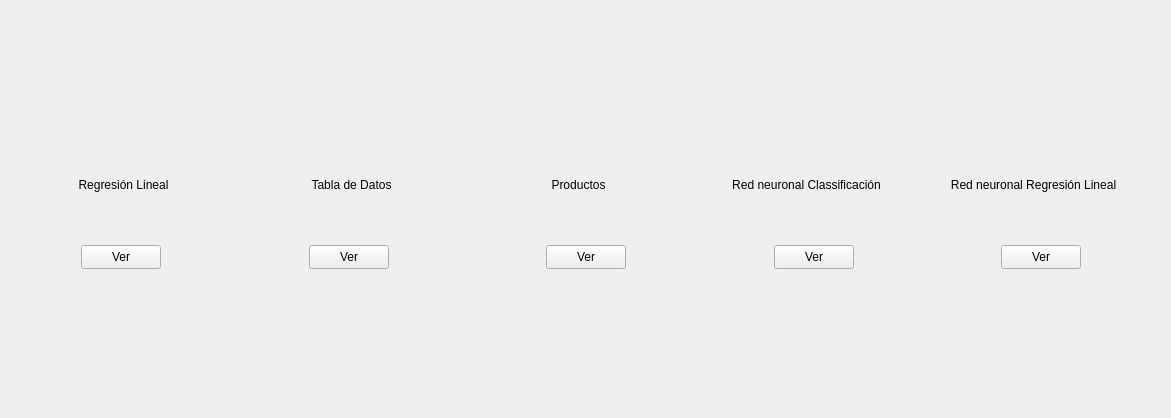
<?xml version="1.0" encoding="UTF-8"?>
<ui version="4.0">
 <class>Frame</class>
 <widget class="QFrame" name="Frame">
  <property name="geometry">
   <rect>
    <x>0</x>
    <y>0</y>
    <width>1171</width>
    <height>418</height>
   </rect>
  </property>
  <property name="sizePolicy">
   <sizepolicy hsizetype="Expanding" vsizetype="Expanding">
    <horstretch>0</horstretch>
    <verstretch>0</verstretch>
   </sizepolicy>
  </property>
  <property name="windowTitle">
   <string>Inicio</string>
  </property>
  <property name="layoutDirection">
   <enum>Qt::LeftToRight</enum>
  </property>
  <widget class="QWidget" name="widget_2" native="true">
   <property name="geometry">
    <rect>
     <x>0</x>
     <y>-30</y>
     <width>1131</width>
     <height>411</height>
    </rect>
   </property>
   <property name="sizePolicy">
    <sizepolicy hsizetype="Expanding" vsizetype="Expanding">
     <horstretch>0</horstretch>
     <verstretch>0</verstretch>
    </sizepolicy>
   </property>
   <layout class="QHBoxLayout" name="horizontalLayout_3">
    <item>
     <spacer name="horizontalSpacer">
      <property name="orientation">
       <enum>Qt::Horizontal</enum>
      </property>
      <property name="sizeHint" stdset="0">
       <size>
        <width>40</width>
        <height>20</height>
       </size>
      </property>
     </spacer>
    </item>
    <item>
     <widget class="QWidget" name="widget" native="true">
      <property name="enabled">
       <bool>true</bool>
      </property>
      <property name="minimumSize">
       <size>
        <width>200</width>
        <height>300</height>
       </size>
      </property>
      <property name="maximumSize">
       <size>
        <width>200</width>
        <height>300</height>
       </size>
      </property>
      <property name="cursor">
       <cursorShape>PointingHandCursor</cursorShape>
      </property>
      <widget class="QLabel" name="lbImgItem1">
       <property name="geometry">
        <rect>
         <x>30</x>
         <y>10</y>
         <width>120</width>
         <height>120</height>
        </rect>
       </property>
       <property name="text">
        <string/>
       </property>
      </widget>
      <widget class="QLabel" name="lbTextItem1">
       <property name="geometry">
        <rect>
         <x>7</x>
         <y>150</y>
         <width>191</width>
         <height>20</height>
        </rect>
       </property>
       <property name="text">
        <string>Regresión Lineal</string>
       </property>
       <property name="alignment">
        <set>Qt::AlignCenter</set>
       </property>
      </widget>
      <widget class="QPushButton" name="btnItem1">
       <property name="geometry">
        <rect>
         <x>60</x>
         <y>220</y>
         <width>80</width>
         <height>24</height>
        </rect>
       </property>
       <property name="text">
        <string>Ver</string>
       </property>
      </widget>
     </widget>
    </item>
    <item>
     <spacer name="horizontalSpacer_2">
      <property name="orientation">
       <enum>Qt::Horizontal</enum>
      </property>
      <property name="sizeHint" stdset="0">
       <size>
        <width>40</width>
        <height>20</height>
       </size>
      </property>
     </spacer>
    </item>
    <item>
     <widget class="QWidget" name="widget2" native="true">
      <property name="minimumSize">
       <size>
        <width>200</width>
        <height>300</height>
       </size>
      </property>
      <property name="maximumSize">
       <size>
        <width>200</width>
        <height>300</height>
       </size>
      </property>
      <property name="cursor">
       <cursorShape>PointingHandCursor</cursorShape>
      </property>
      <widget class="QLabel" name="lbImgItem2">
       <property name="geometry">
        <rect>
         <x>40</x>
         <y>10</y>
         <width>120</width>
         <height>120</height>
        </rect>
       </property>
       <property name="text">
        <string/>
       </property>
      </widget>
      <widget class="QLabel" name="lbTextItem2">
       <property name="geometry">
        <rect>
         <x>7</x>
         <y>150</y>
         <width>191</width>
         <height>20</height>
        </rect>
       </property>
       <property name="text">
        <string>Tabla de Datos</string>
       </property>
       <property name="alignment">
        <set>Qt::AlignCenter</set>
       </property>
      </widget>
      <widget class="QPushButton" name="btnItem2">
       <property name="geometry">
        <rect>
         <x>60</x>
         <y>220</y>
         <width>80</width>
         <height>24</height>
        </rect>
       </property>
       <property name="text">
        <string>Ver</string>
       </property>
      </widget>
     </widget>
    </item>
    <item>
     <spacer name="horizontalSpacer_3">
      <property name="orientation">
       <enum>Qt::Horizontal</enum>
      </property>
      <property name="sizeHint" stdset="0">
       <size>
        <width>40</width>
        <height>20</height>
       </size>
      </property>
     </spacer>
    </item>
    <item>
     <widget class="QWidget" name="widget3" native="true">
      <property name="minimumSize">
       <size>
        <width>200</width>
        <height>300</height>
       </size>
      </property>
      <property name="maximumSize">
       <size>
        <width>200</width>
        <height>300</height>
       </size>
      </property>
      <property name="cursor">
       <cursorShape>PointingHandCursor</cursorShape>
      </property>
      <widget class="QLabel" name="lbImgItem3">
       <property name="geometry">
        <rect>
         <x>40</x>
         <y>10</y>
         <width>120</width>
         <height>120</height>
        </rect>
       </property>
       <property name="text">
        <string/>
       </property>
      </widget>
      <widget class="QLabel" name="lbTextItem3">
       <property name="geometry">
        <rect>
         <x>7</x>
         <y>150</y>
         <width>191</width>
         <height>20</height>
        </rect>
       </property>
       <property name="text">
        <string>Productos</string>
       </property>
       <property name="alignment">
        <set>Qt::AlignCenter</set>
       </property>
      </widget>
      <widget class="QPushButton" name="btnItem3">
       <property name="geometry">
        <rect>
         <x>70</x>
         <y>220</y>
         <width>80</width>
         <height>24</height>
        </rect>
       </property>
       <property name="text">
        <string>Ver</string>
       </property>
      </widget>
     </widget>
    </item>
    <item>
     <spacer name="horizontalSpacer_10">
      <property name="orientation">
       <enum>Qt::Horizontal</enum>
      </property>
      <property name="sizeHint" stdset="0">
       <size>
        <width>40</width>
        <height>20</height>
       </size>
      </property>
     </spacer>
    </item>
    <item>
     <widget class="QWidget" name="widget4" native="true">
      <property name="minimumSize">
       <size>
        <width>200</width>
        <height>300</height>
       </size>
      </property>
      <property name="maximumSize">
       <size>
        <width>200</width>
        <height>300</height>
       </size>
      </property>
      <property name="cursor">
       <cursorShape>PointingHandCursor</cursorShape>
      </property>
      <widget class="QLabel" name="lbImgItem4">
       <property name="geometry">
        <rect>
         <x>40</x>
         <y>10</y>
         <width>120</width>
         <height>120</height>
        </rect>
       </property>
       <property name="text">
        <string/>
       </property>
      </widget>
      <widget class="QLabel" name="lbTextItem4">
       <property name="geometry">
        <rect>
         <x>7</x>
         <y>150</y>
         <width>191</width>
         <height>20</height>
        </rect>
       </property>
       <property name="text">
        <string>Red neuronal Classificación</string>
       </property>
       <property name="alignment">
        <set>Qt::AlignCenter</set>
       </property>
      </widget>
      <widget class="QPushButton" name="btnItem4">
       <property name="geometry">
        <rect>
         <x>70</x>
         <y>220</y>
         <width>80</width>
         <height>24</height>
        </rect>
       </property>
       <property name="text">
        <string>Ver</string>
       </property>
      </widget>
     </widget>
    </item>
    <item>
     <spacer name="horizontalSpacer_11">
      <property name="orientation">
       <enum>Qt::Horizontal</enum>
      </property>
      <property name="sizeHint" stdset="0">
       <size>
        <width>40</width>
        <height>20</height>
       </size>
      </property>
     </spacer>
    </item>
    <item>
     <widget class="QWidget" name="widget5" native="true">
      <property name="minimumSize">
       <size>
        <width>200</width>
        <height>300</height>
       </size>
      </property>
      <property name="maximumSize">
       <size>
        <width>200</width>
        <height>300</height>
       </size>
      </property>
      <property name="cursor">
       <cursorShape>PointingHandCursor</cursorShape>
      </property>
      <widget class="QLabel" name="lbImgItem5">
       <property name="geometry">
        <rect>
         <x>40</x>
         <y>10</y>
         <width>120</width>
         <height>120</height>
        </rect>
       </property>
       <property name="text">
        <string/>
       </property>
      </widget>
      <widget class="QLabel" name="lbTextItem5">
       <property name="geometry">
        <rect>
         <x>7</x>
         <y>150</y>
         <width>191</width>
         <height>20</height>
        </rect>
       </property>
       <property name="text">
        <string>Red neuronal Regresión Lineal</string>
       </property>
       <property name="alignment">
        <set>Qt::AlignCenter</set>
       </property>
      </widget>
      <widget class="QPushButton" name="btnItem5">
       <property name="geometry">
        <rect>
         <x>70</x>
         <y>220</y>
         <width>80</width>
         <height>24</height>
        </rect>
       </property>
       <property name="text">
        <string>Ver</string>
       </property>
      </widget>
     </widget>
    </item>
   </layout>
  </widget>
 </widget>
 <resources/>
 <connections/>
</ui>
